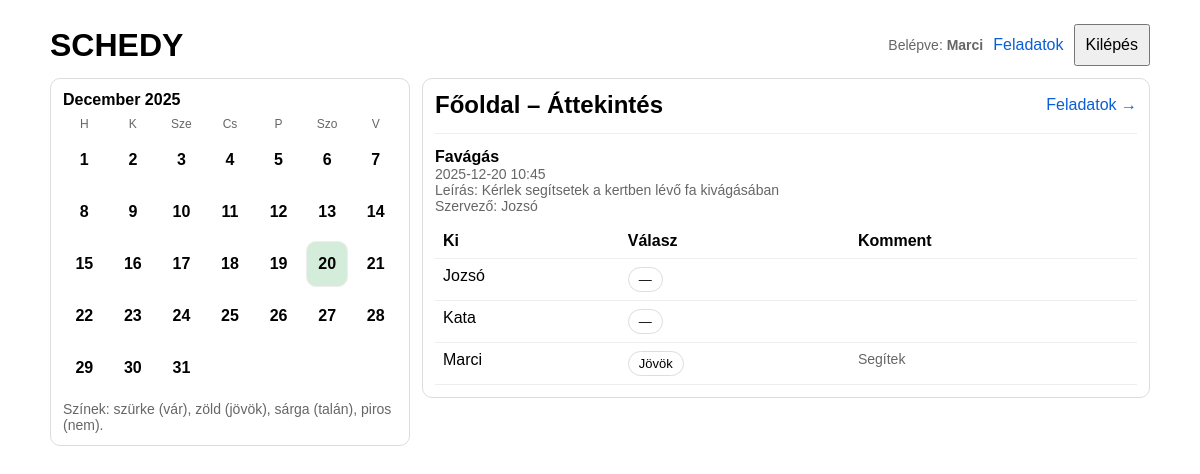
The page / (signed in) on the database its author committed.
### models.py (models this page shows)
class User(Base):
    __tablename__ = "users"
    id = Column(Integer, primary_key=True, index=True)
    name = Column(String, nullable=False)
    username = Column(String, unique=True, index=True, nullable=False)
    email = Column(String, unique=True, index=True, nullable=False)
    password_hash = Column(String, nullable=False)
    events = relationship("Event", back_populates="creator")
    responses = relationship("EventResponse", back_populates="user")
    suggestions = relationship("EventTimeSuggestion", back_populates="proposed_by")
    suggestion_votes = relationship("EventTimeVote", back_populates="user")
    invites = relationship("EventInvite", back_populates="user", foreign_keys="EventInvite.user_id")
    sent_invites = relationship("EventInvite", back_populates="invited_by", foreign_keys="EventInvite.invited_by_user_id")

class Event(Base):
    __tablename__ = "events"
    id = Column(Integer, primary_key=True, index=True)
    title = Column(String, nullable=False)
    starts_at = Column(DateTime, nullable=False)
    description = Column(String, nullable=True)  # max 300-at app szinten ellenőrizzük
    created_by_user_id = Column(Integer, ForeignKey("users.id"), nullable=False)
    creator = relationship("User", back_populates="events")
    responses = relationship("EventResponse", back_populates="event", cascade="all, delete-orphan")
    suggestions = relationship("EventTimeSuggestion", back_populates="event", cascade="all, delete-orphan")
    invites = relationship("EventInvite", back_populates="event", cascade="all, delete-orphan")

class EventResponse(Base):
    __tablename__ = "event_responses"
    id = Column(Integer, primary_key=True, index=True)
    event_id = Column(Integer, ForeignKey("events.id"), nullable=False)
    user_id = Column(Integer, ForeignKey("users.id"), nullable=False)
    status = Column(String, nullable=False)   # "yes" | "maybe" | "no"
    comment = Column(String, nullable=True)   # max 300 app szinten
    event = relationship("Event", back_populates="responses")
    user = relationship("User", back_populates="responses")
    __table_args__ = (
        UniqueConstraint("event_id", "user_id", name="uq_event_user_response"),
    )

### main.py (the view)
@app.get("/", response_class=HTMLResponse)
def home(request: Request):
    user = get_current_user(request)
    today = date.today()
    year, month = today.year, today.month
    month_cal = build_month_calendar(year, month)
    db = SessionLocal()
    try:
        events = visible_events_query(db, user).order_by(Event.starts_at).all()
        event_ids = [e.id for e in events]
        responses = []
        suggestions = []
        votes = []
        invites = []
        if event_ids:
            responses = db.query(EventResponse).filter(EventResponse.event_id.in_(event_ids)).all()
            suggestions = db.query(EventTimeSuggestion).filter(EventTimeSuggestion.event_id.in_(event_ids)).all()
            votes = db.query(EventTimeVote).all()  # vote suggestion_id alapján lesz összesítve
            invites = db.query(EventInvite).filter(EventInvite.event_id.in_(event_ids)).all()
        resp_index: dict[tuple[int, int], EventResponse] = {}
        for r in responses:
            resp_index[(r.event_id, r.user_id)] = r
        invited_user_ids_by_event: dict[int, set[int]] = {}
        for inv in invites:
            invited_user_ids_by_event.setdefault(inv.event_id, set()).add(inv.user_id)
        participant_ids = set()
        for e in events:
            participant_ids.add(e.created_by_user_id)
            participant_ids |= invited_user_ids_by_event.get(e.id, set())
        users_by_id = {}
        if participant_ids:
            us = db.query(User).filter(User.id.in_(list(participant_ids))).all()
            users_by_id = {u.id: u for u in us}
        events_by_date: dict[date, list[Event]] = {}
        for e in events:
            events_by_date.setdefault(e.starts_at.date(), []).append(e)
        day_classes: dict[str, str] = {}
        if user:
            for d, es in events_by_date.items():
                if d.year == year and d.month == month:
                    day_classes[d.isoformat()] = day_status_for_user(user, es, resp_index)
        votes_by_suggestion: dict[int, dict[str, int]] = {}
        for v in votes:
            dct = votes_by_suggestion.setdefault(v.suggestion_id, {"up": 0, "down": 0})
            if v.vote in ("up", "down"):
                dct[v.vote] += 1
        sug_by_event: dict[int, list[EventTimeSuggestion]] = {}
        for s in suggestions:
            sug_by_event.setdefault(s.event_id, []).append(s)
        dashboard = []
        for e in events:
            pids = set()
            pids.add(e.created_by_user_id)
            pids |= invited_user_ids_by_event.get(e.id, set())
            participant_users = [users_by_id[pid] for pid in pids if pid in users_by_id]
            participant_users.sort(key=lambda u: u.name.lower())
            rows = []
            for u in participant_users:
                r = resp_index.get((e.id, u.id))
                rows.append(
                    {
                        "user_name": u.name,
                        "status": (r.status if r else None),
                        "comment": (r.comment if r else None),
                    }
                )
            sug_view = []
            ss = sorted(sug_by_event.get(e.id, []), key=lambda x: (not x.accepted, x.proposed_starts_at))
            for s in ss:
                vc = votes_by_suggestion.get(s.id, {"up": 0, "down": 0})
                sug_view.append(
                    {
                        "time": s.proposed_starts_at,
                        "by": (s.proposed_by.name if s.proposed_by else "ismeretlen"),
                        "accepted": s.accepted,
                        "up": vc["up"],
                        "down": vc["down"],
                    }
                )
            dashboard.append(
                {
                    "id": e.id,
                    "title": e.title,
                    "starts_at": e.starts_at,
                    "description": e.description,
                    "creator_name": (e.creator.name if e.creator else None),
                    "rows": rows,
                    "suggestions": sug_view,
                }
            )
        return templates.TemplateResponse(
            "index.html",
            {
                "request": request,
                "user": user,
                "month_cal": month_cal,
                "day_classes": day_classes,
                "dashboard": dashboard,
                "events_exist": len(events) > 0,
            },
        )
    finally:
        db.close()

### templates/index.html (shortened to what this page needs)
<!doctype html>
<html lang="hu">
<head>
</head>
<body>
  <div class="top">
    <h1 style="margin:0;">SCHEDY</h1>
    {% if user %}
      <div style="display:flex; gap:10px; align-items:center; flex-wrap:wrap;">
        <span class="muted">Belépve: <strong>{{ user.name }}</strong></span>
        <a href="/tasks">Feladatok</a>
        <form method="post" action="/logout" style="display:inline;">
          <button type="submit">Kilépés</button>
        </form>
      </div>
    {% endif %}
  </div>
  <div class="grid" style="margin-top:12px;">
    <div class="card">
      <strong>{{ month_cal.month_name }} {{ month_cal.year }}</strong>
      <div class="cal-grid" style="margin-top:8px;">
        <div class="dow">H</div><div class="dow">K</div><div class="dow">Sze</div>
        <div class="dow">Cs</div><div class="dow">P</div><div class="dow">Szo</div><div class="dow">V</div>
        {% for week in month_cal.weeks %}
          {% for daynum in week %}
            {% if daynum == 0 %}
              <div class="day empty"></div>
            {% else %}
              {% set iso = "%04d-%02d-%02d"|format(month_cal.year, month_cal.month, daynum) %}
              {% set cls = day_classes.get(iso, "empty") %}
              <div class="day {{ cls }}">{{ daynum }}</div>
            {% endif %}
          {% endfor %}
        {% endfor %}
      </div>
      <div class="muted" style="margin-top:10px;">
        {% if not user %}
          Bejelentkezés nélkül privát mód van: a naptár nem mutat eseményeket.
        {% else %}
          Színek: szürke (vár), zöld (jövök), sárga (talán), piros (nem).
        {% endif %}
      </div>
    </div>
    <div class="card">
      <div style="display:flex; justify-content:space-between; align-items:center; gap:12px; flex-wrap:wrap;">
        <h2 style="margin:0;">Főoldal – Áttekintés</h2>
        {% if user %}
          <a href="/tasks">Feladatok →</a>
        {% endif %}
      </div>
      {% for e in dashboard %}
        <div style="margin-top:14px; padding-top:14px; border-top:1px solid #eee;">
          <div>
            <div><strong>{{ e.title }}</strong></div>
            <div class="muted">{{ e.starts_at.strftime("%Y-%m-%d %H:%M") }}</div>
            {% if e.description %}
              <div class="muted">Leírás: {{ e.description }}</div>
            {% endif %}
            {% if e.creator_name %}
              <div class="muted">Szervező: {{ e.creator_name }}</div>
            {% endif %}
          </div>
          <table style="margin-top:10px;">
            <thead>
              <tr>
                <th>Ki</th>
                <th>Válasz</th>
                <th>Komment</th>
              </tr>
            </thead>
            <tbody>
              {% for r in e.rows %}
                <tr>
                  <td>{{ r.user_name }}</td>
                  <td>
                    {% if r.status == "yes" %}<span class="pill">Jövök</span>
                    {% elif r.status == "maybe" %}<span class="pill">Talán</span>
                    {% elif r.status == "no" %}<span class="pill">Nem</span>
                    {% else %}<span class="pill">—</span>
                    {% endif %}
                  </td>
                  <td class="muted">{{ r.comment or "" }}</td>
                </tr>
              {% endfor %}
            </tbody>
          </table>
        </div>
      {% endfor %}
    </div>
  </div>
</body>
</html>

### templates/index.html (style rules this page uses)
body { font-family: Arial, sans-serif; max-width: 1100px; margin: 24px auto; padding: 0 12px; }
.top { display:flex; justify-content: space-between; align-items:center; gap:12px; }
.muted { color: #666; font-size: 14px; }
.grid { display:grid; grid-template-columns: 360px 1fr; gap: 12px; align-items:start; }
.card { padding: 12px; border: 1px solid #ddd; border-radius: 10px; }
input, button { padding: 10px; font-size: 16px; }
button { cursor:pointer; }
a { color: #0b5ed7; text-decoration: none; }
table { width: 100%; border-collapse: collapse; }
th, td { border-bottom: 1px solid #eee; padding: 8px; text-align:left; vertical-align: top; }
.pill { display:inline-block; padding: 4px 10px; border: 1px solid #ddd; border-radius: 999px; font-size: 13px; }
.cal-grid { display:grid; grid-template-columns: repeat(7, 1fr); gap: 6px; }
.dow { font-size: 12px; color:#666; text-align:center; }
.day { border:1px solid #eee; border-radius:10px; height:44px; display:flex; align-items:center; justify-content:center; font-weight:600; }
.day.empty { border-color: transparent; background: transparent; }
.day.yes { background: #d4edda; }

### rows shown on the page
User: name "Marci", user_name "Marci"
Event: title "Favágás", starts_at "2025-12-20 10:45", description "Kérlek segítsetek a kertben lévő fa kivágásában"
User: creator_name "Jozsó", user_name "Jozsó"
User: user_name "Kata"
EventResponse: comment "Segítek"

### other values the page prints
{{ month_cal.month_name }} "December"
{{ month_cal.year }} "2025"
{{ daynum }} "1" "2" "3" "4" "5" "6" "7" "8" "9" "10" "11" "12" "13" "14" "15" "16" "17" "18" "19" "20" "21" "22" "23" "24" "25" "26" "27" "28" "29" "30" "31"
